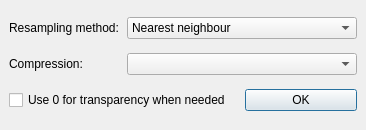
<ui version="4.0" >
 <class>QgsGeorefWarpOptionsDialogBase</class>
 <widget class="QDialog" name="QgsGeorefWarpOptionsDialogBase" >
  <property name="geometry" >
   <rect>
    <x>0</x>
    <y>0</y>
    <width>366</width>
    <height>130</height>
   </rect>
  </property>
  <property name="windowTitle" >
   <string>Warp options</string>
  </property>
  <layout class="QGridLayout" >
   <property name="margin" >
    <number>9</number>
   </property>
   <property name="spacing" >
    <number>6</number>
   </property>
   <item row="1" column="1" colspan="2" >
    <widget class="QComboBox" name="mCompressionComboBox" />
   </item>
   <item row="1" column="0" >
    <widget class="QLabel" name="mCompressionLabel" >
     <property name="text" >
      <string>Compression:</string>
     </property>
    </widget>
   </item>
   <item row="0" column="0" >
    <widget class="QLabel" name="textLabel1" >
     <property name="text" >
      <string>Resampling method:</string>
     </property>
    </widget>
   </item>
   <item row="0" column="1" colspan="2" >
    <widget class="QComboBox" name="cmbResampling" >
     <property name="currentIndex" >
      <number>0</number>
     </property>
     <item>
      <property name="text" >
       <string>Nearest neighbour</string>
      </property>
     </item>
     <item>
      <property name="text" >
       <string>Linear</string>
      </property>
     </item>
     <item>
      <property name="text" >
       <string>Cubic</string>
      </property>
     </item>
     <item>
      <property name="text" >
       <string>Cubic Spline</string>
      </property>
     </item>
     <item>
      <property name="text" >
       <string>Lanczos</string>
      </property>
     </item>
    </widget>
   </item>
   <item row="2" column="0" colspan="2" >
    <widget class="QCheckBox" name="cbxZeroAsTrans" >
     <property name="text" >
      <string>Use 0 for transparency when needed</string>
     </property>
     <property name="checked" >
      <bool>false</bool>
     </property>
    </widget>
   </item>
   <item row="2" column="2" >
    <widget class="QPushButton" name="pbnOK" >
     <property name="text" >
      <string>OK</string>
     </property>
     <property name="default" >
      <bool>true</bool>
     </property>
    </widget>
   </item>
  </layout>
 </widget>
 <layoutdefault spacing="6" margin="11" />
 <resources/>
 <connections/>
</ui>
